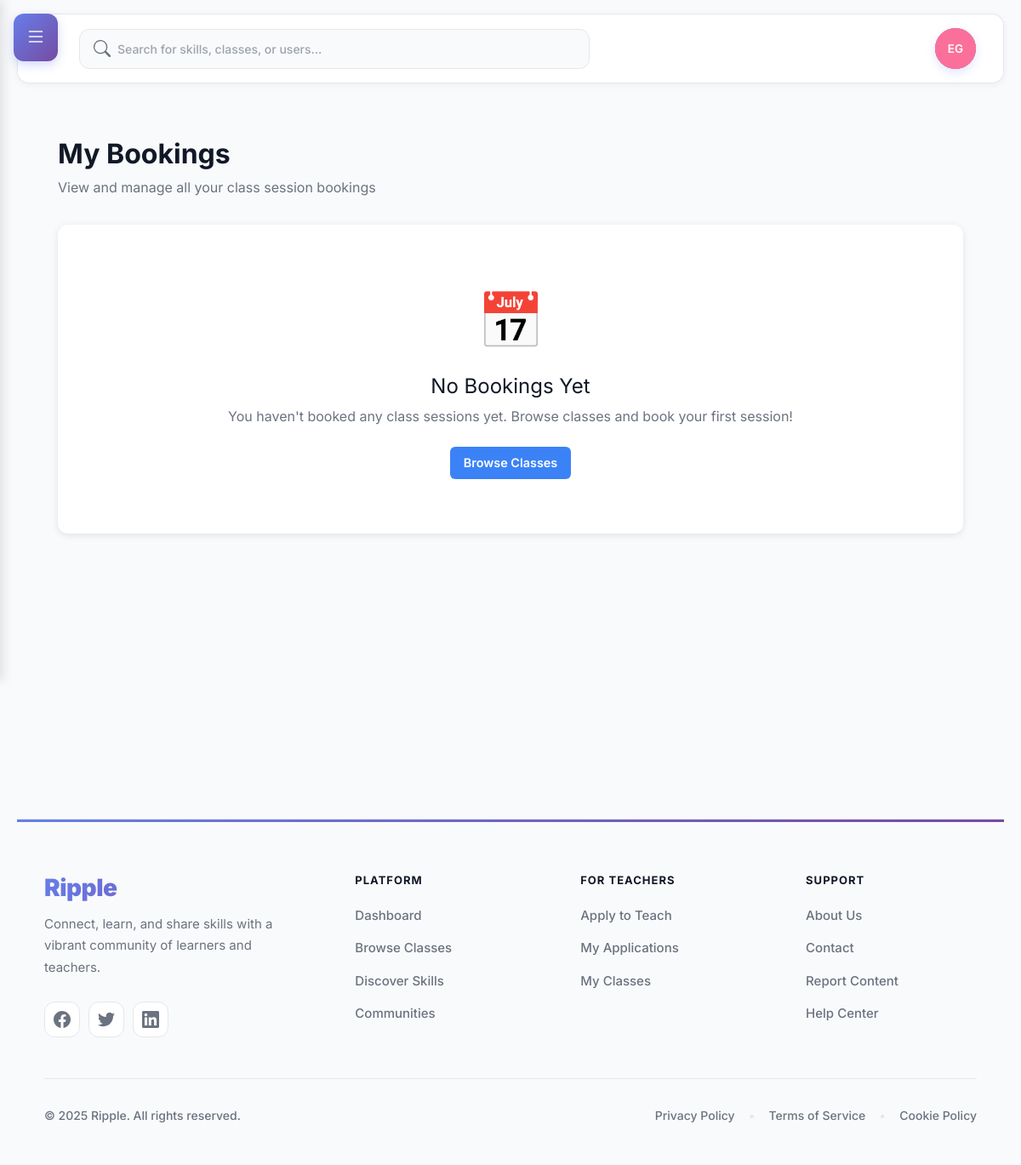
The app's page /classes/my-bookings/ (signed in), older data.
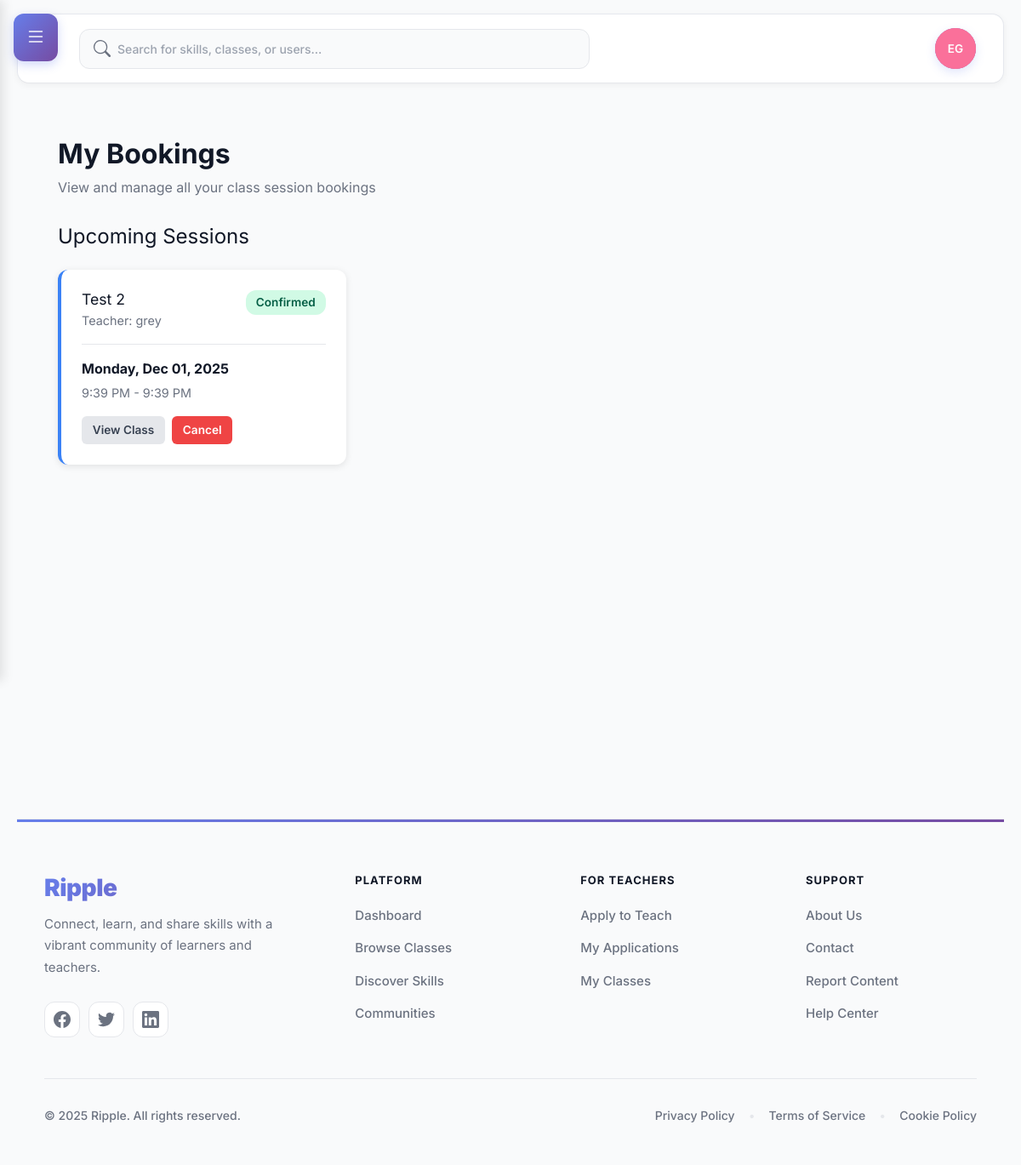
The same page, newer data.
### skills/models.py (models this page shows, shortened)
class ClassBooking(models.Model):
    CONFIRMED = 'confirmed'
    PENDING = 'pending'
    CANCELLED = 'cancelled'
    COMPLETED = 'completed'
    NO_SHOW = 'no_show'
    STATUS_CHOICES = [
        (CONFIRMED, 'Confirmed'),
        (PENDING, 'Pending'),
        (CANCELLED, 'Cancelled'),
        (COMPLETED, 'Completed'),
        (NO_SHOW, 'No Show'),
    ]
    time_slot = models.ForeignKey(ClassTimeSlot, on_delete=models.CASCADE, related_name='bookings')
    student = models.ForeignKey(settings.AUTH_USER_MODEL, on_delete=models.CASCADE, related_name='class_bookings')
    enrollment = models.ForeignKey(
        ClassEnrollment,
        on_delete=models.CASCADE,
        related_name='bookings',
        help_text='The enrollment that grants access to this booking'
    )
    status = models.CharField(max_length=20, choices=STATUS_CHOICES, default=PENDING)
    notes = models.TextField(blank=True, help_text='Student notes or special requests')
    teacher_notes = models.TextField(blank=True, help_text='Teacher notes (private)')
    created_at = models.DateTimeField(auto_now_add=True)
    updated_at = models.DateTimeField(auto_now=True)
    cancelled_at = models.DateTimeField(blank=True, null=True)
    class Meta:
        ordering = ['time_slot__start_time']
        unique_together = ('time_slot', 'student')
        indexes = [
            models.Index(fields=['student', 'status']),
            models.Index(fields=['time_slot', 'status']),
        ]
    def can_be_cancelled(self):
        from django.utils import timezone
        return (
            self.status in [self.CONFIRMED, self.PENDING] and
            self.time_slot.start_time > timezone.now()
        )

class ClassTimeSlot(models.Model):
    teaching_class = models.ForeignKey(TeachingClass, on_delete=models.CASCADE, related_name='time_slots')
    start_time = models.DateTimeField(help_text='When this time slot starts')
    end_time = models.DateTimeField(help_text='When this time slot ends')
    max_students = models.PositiveIntegerField(default=1, help_text='Maximum number of students for this slot')
    is_recurring = models.BooleanField(default=False, help_text='Is this a recurring slot?')
    recurrence_pattern = models.CharField(
        max_length=50,
        blank=True,
        help_text='e.g., "weekly", "daily", "MWF" for recurring slots'
    )
    notes = models.TextField(blank=True, help_text='Additional notes about this time slot')
    is_active = models.BooleanField(default=True, help_text='Is this slot currently available?')
    created_at = models.DateTimeField(auto_now_add=True)
    updated_at = models.DateTimeField(auto_now=True)
    class Meta:
        ordering = ['start_time']
        indexes = [
            models.Index(fields=['teaching_class', 'start_time']),
            models.Index(fields=['start_time', 'is_active']),
        ]

class TeachingClass(models.Model):
    BEGINNER = 'beginner'
    INTERMEDIATE = 'intermediate'
    ADVANCED = 'advanced'
    DIFFICULTY_CHOICES = [
        (BEGINNER, 'Beginner'),
        (INTERMEDIATE, 'Intermediate'),
        (ADVANCED, 'Advanced'),
    ]
    title = models.CharField(max_length=200)
    slug = models.SlugField(max_length=220, unique=True)
    short_description = models.CharField(max_length=300, blank=True)
    full_description = models.TextField(blank=True)
    difficulty = models.CharField(max_length=20, choices=DIFFICULTY_CHOICES, default=BEGINNER)
    duration_minutes = models.PositiveIntegerField(default=0)
    price_cents = models.PositiveIntegerField(default=0, help_text='Price in cents (e.g., 1999 = $19.99)')
    is_tradeable = models.BooleanField(default=False)
    trade_notes = models.CharField(max_length=200, blank=True)
    intro_video = models.FileField(upload_to='class_intros/', blank=True, null=True)
    thumbnail = models.ImageField(upload_to='class_thumbs/', blank=True, null=True)
    is_published = models.BooleanField(default=True)
    avg_rating = models.DecimalField(max_digits=3, decimal_places=2, default=0)
    reviews_count = models.PositiveIntegerField(default=0)
    created_at = models.DateTimeField(auto_now_add=True)
    updated_at = models.DateTimeField(auto_now=True)
    teacher = models.ForeignKey(settings.AUTH_USER_MODEL, on_delete=models.CASCADE, related_name='teaching_classes')
    class Meta:
        ordering = ['-created_at']

### skills/views.py (the view)
# urls.py: path("my-bookings/", views.my_bookings, name="my_bookings"),
@login_required
def my_bookings(request):
    bookings = ClassBooking.objects.filter(
        student=request.user
    ).select_related('time_slot', 'time_slot__teaching_class', 'enrollment').order_by('time_slot__start_time')
    upcoming = bookings.filter(
        time_slot__start_time__gte=timezone.now(),
        status__in=[ClassBooking.CONFIRMED, ClassBooking.PENDING]
    )
    past = bookings.filter(
        time_slot__start_time__lt=timezone.now()
    ) | bookings.filter(status=ClassBooking.COMPLETED)
    cancelled = bookings.filter(status=ClassBooking.CANCELLED)
    context = {
        'upcoming_bookings': upcoming,
        'past_bookings': past,
        'cancelled_bookings': cancelled,
    }
    return render(request, 'skills/my_bookings.html', context)

### skills/templatetags/skills_tags.py (called while the page is built)
@register.simple_tag(takes_context=True)
def pending_trade_offers_count(context):
    request = context.get('request')
    if not request or not request.user.is_authenticated:
        return 0
    return ClassTradeOffer.objects.filter(
        receiver=request.user,
        status=ClassTradeOffer.PENDING
    ).count()

### users/context_processors.py (called while the page is built)
def recaptcha_site_key(request):
    return {
        'RECAPTCHA_SITE_KEY': getattr(settings, 'RECAPTCHA_SITE_KEY', '')
    }

def unread_messages_count(request):
    unread_count = 0
    if request.user.is_authenticated:
        from chat.models import MessageStatus
        unread_count = MessageStatus.objects.filter(
            user=request.user,
            is_read=False
        ).exclude(
            message__sender=request.user
        ).count()
    return {
        'unread_messages_count': unread_count
    }

### users/templatetags/user_tags.py (called while the page is built)
def get_avatar_color(user):
    hash_value = int(hashlib.md5(user.username.encode()).hexdigest(), 16)
    color_index = hash_value % len(AVATAR_COLORS)
    return AVATAR_COLORS[color_index]

### skills/templates/skills/my_bookings.html (shortened to what this page needs)
{% extends 'base.html' %}
{% block content %}
<div class="bookings-container">
    <div class="page-header">
        <h1>My Bookings</h1>
        <p class="subtitle">View and manage all your class session bookings</p>
    </div>
    {% if upcoming_bookings %}
    <div class="bookings-section">
        <h2>Upcoming Sessions</h2>
        <div class="bookings-grid">
            {% for booking in upcoming_bookings %}
            <div class="booking-card upcoming">
                <div class="booking-header">
                    <div class="booking-class">
                        <h3>{{ booking.time_slot.teaching_class.title }}</h3>
                        <p class="teacher-name">Teacher: {{ booking.time_slot.teaching_class.teacher.username }}</p>
                    </div>
                    <div class="booking-status status-{{ booking.status }}">
                        {{ booking.get_status_display }}
                    </div>
                </div>
                <div class="booking-time">
                    <strong>{{ booking.time_slot.start_time|date:"l, M d, Y" }}</strong>
                    <span>{{ booking.time_slot.start_time|time:"g:i A" }} - {{ booking.time_slot.end_time|time:"g:i A" }}</span>
                </div>
                <div class="booking-actions">
                    <a href="{% url 'skills:class_detail' booking.time_slot.teaching_class.slug %}" class="btn btn-secondary btn-sm">View Class</a>
                    {% if booking.can_be_cancelled %}
                    <form method="post" action="{% url 'skills:cancel_booking' booking.id %}" style="display: inline;">
                        <button type="submit" class="btn btn-danger btn-sm" onclick="return confirm('Cancel this booking?');">Cancel</button>
                    </form>
                    {% endif %}
                </div>
            </div>
            {% endfor %}
        </div>
    </div>
    {% endif %}
    {% if not upcoming_bookings and not past_bookings and not cancelled_bookings %}
    <div class="empty-state">
        <div class="empty-icon">📅</div>
        <h3>No Bookings Yet</h3>
        <p>You haven't booked any class sessions yet. Browse classes and book your first session!</p>
        <a href="{% url 'skills:class_list' %}" class="btn btn-primary">Browse Classes</a>
    </div>
    {% endif %}
</div>
{% endblock %}

Row changes from the older to the newer data that the page shows:
added ClassBooking: time_slot.teaching_class "Test 2", time_slot.teaching_class.teacher.username "grey", status "Confirmed", time_slot.start_time "Monday, Dec 01, 2025", time_slot.start_time "9:39 PM", time_slot.end_time "9:39 PM", shows "Cancel"
Text that changed along with them:
text no longer shown: "📅 No Bookings Yet You haven't booked any class sessions yet. Browse classes and book your first session! Browse Classes"
text now shown: "Upcoming Sessions"
